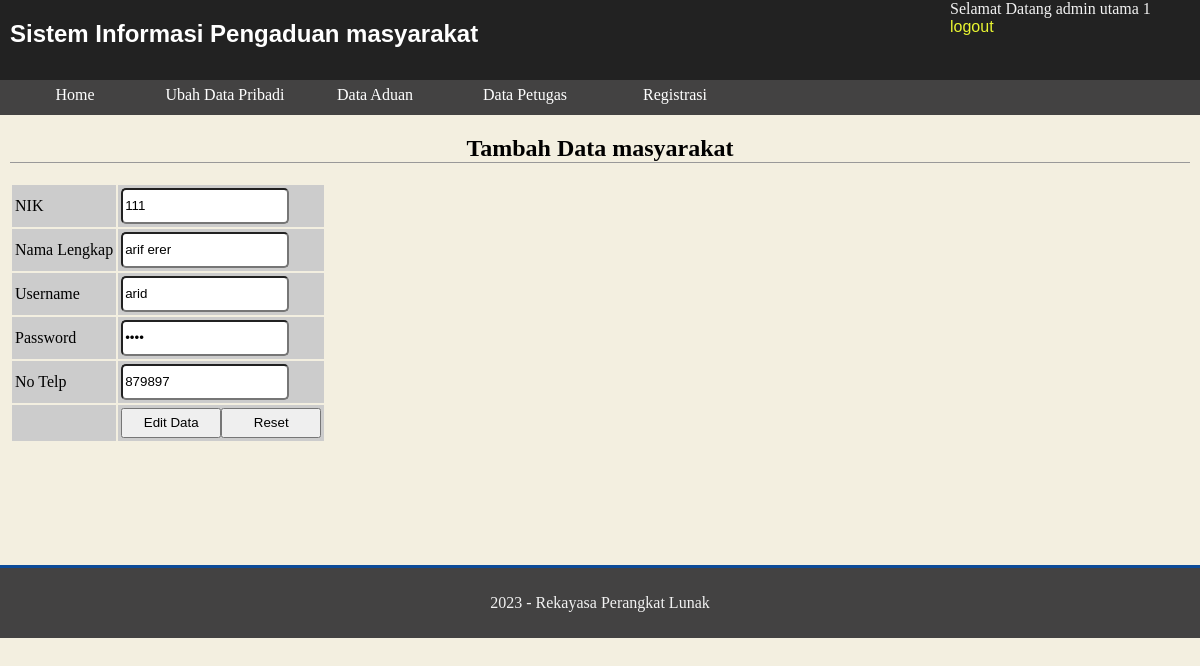
The page /petugas/editmasyarakat.php?id=111 (signed in) on the database its author committed.
### tables this page shows
CREATE TABLE `petugas` (
  `id_petugas` int(11) NOT NULL,
  `nama_petugas` varchar(35) NOT NULL,
  `username` varchar(25) NOT NULL,
  `password` varchar(32) NOT NULL,
  `telp` varchar(13) NOT NULL,
  `level` enum('admin','petugas') NOT NULL
);

CREATE TABLE `masyarakat` (
  `nik` char(16) NOT NULL,
  `nama` varchar(35) NOT NULL,
  `username` varchar(25) NOT NULL,
  `password` text NOT NULL,
  `telp` varchar(13) NOT NULL
);

### petugas/editmasyarakat.php (the view, shortened to what this page needs)
<?php
include "../inc/koneksi.php";
$kueri_identitas = mysqli_query($konek,"SELECT * FROM petugas WHERE id_petugas = '".$_SESSION['ses_idpetugas']."'");
$data_identitas = mysqli_fetch_array($kueri_identitas);
?>
<!DOCTYPE html>
<html>
<head>
     <link rel="stylesheet" type="text/css" href="stylepetugas.css">
</head>
<body>
    <header>
        <h1>Sistem Informasi Pengaduan masyarakat</h1>
		<div class="identitas">Selamat Datang <?php echo $data_identitas[1]; ?><br>
		<a href="aksimasyarakat.php?a=logout">logout</a></div>
    </header>
    <nav>
        <?php
			include("menu.php");
		?>
    </nav>
    <div class="container">
        <div class="content">
            <h2>Tambah Data masyarakat</h2>
			<?php
                $kueri_masyarakat = mysqli_query($konek, "SELECT * FROM masyarakat WHERE NIK='".$_GET['id']."' ");
                $data_masyarakat = mysqli_fetch_array($kueri_masyarakat);
            ?>
			<form name="f_editdata" method="post" action="aksipetugas.php?a=editmasyarakat">
				<table border="0">
                <tr><td>NIK</td><td><input type="text" name="nik" class="inputan" value="<?php echo $data_masyarakat[0]; ?>"></td></tr>
                <tr><td>Nama Lengkap</td><td><input type="text" name="nama" class="inputan" value="<?php echo $data_masyarakat[1]; ?>"></td></tr>
                <tr><td>Username</td><td><input type="text" name="pengguna" class="inputan" value="<?php echo $data_masyarakat[2]; ?>"></td></tr>
                <tr><td>Password</td><td><input type="password" name="sandi" class="inputan" value="<?php echo $data_masyarakat[3]; ?>"></td></tr>
                <tr><td>No Telp</td><td><input type="text" name="telp" class="inputan" value="<?php echo $data_masyarakat[4]; ?>"></td></tr>
                <tr><td>&nbsp;</td><td><input type="submit" value="Edit Data" class="tombol"><input type="reset" value="Reset" class="tombol"></td></tr>
                </table>
            </form>
        </div>
    </div>
    <footer>
        <p>2023 - Rekayasa Perangkat Lunak</p>
    </footer>
</body>
</html>

### petugas/stylepetugas.css (style rules this page uses)
body { margin: 0; padding: 0; background: #F3EFE0; }
header { margin: 0; padding: 0; background: #222222; display: block; height: 80px; color: #f2f2f2; }
header h1 { margin: 0; padding: 20px 10px 10px 10px; font-size: 24px; font-family: Arial,Helvetica; width: 600px; float: left; color: #fff; }
nav { background: #434242; width: 100%; height: 35px; display: block; }
.container { width: 100%; clear: both; float: left; min-height: 450px; }
.content { margin: 10px; display: block; }
.content td { background: #ccc; height: 30px; padding: 3px; }
footer { clear: both; display: block; background: #434242; border-top: solid 3px #0c4b98; color: #f2f2f2; height: 50px; text-align: center; padding: 10px; }
h2 { text-align: center; border-bottom: solid 1px #999; }
.identitas { width: 250px; height: 100px; display: block; float: right; }
.identitas a, .identitas a:link, .identitas a:visited, .identitas a:active { text-decoration: none; color: #e9f531; font-size: 16px; font-family: Arial,Helvetica; }
.tombol { width: 100px; height: 30px; display: block; float: left; }
.inputan { width: 80%; height: 30px; border-radius: 5px; }

### rows shown on the page
petugas: nama_petugas "admin utama 1"
masyarakat: nik "111", nama "arif erer", pengguna "arid", telp "879897"
